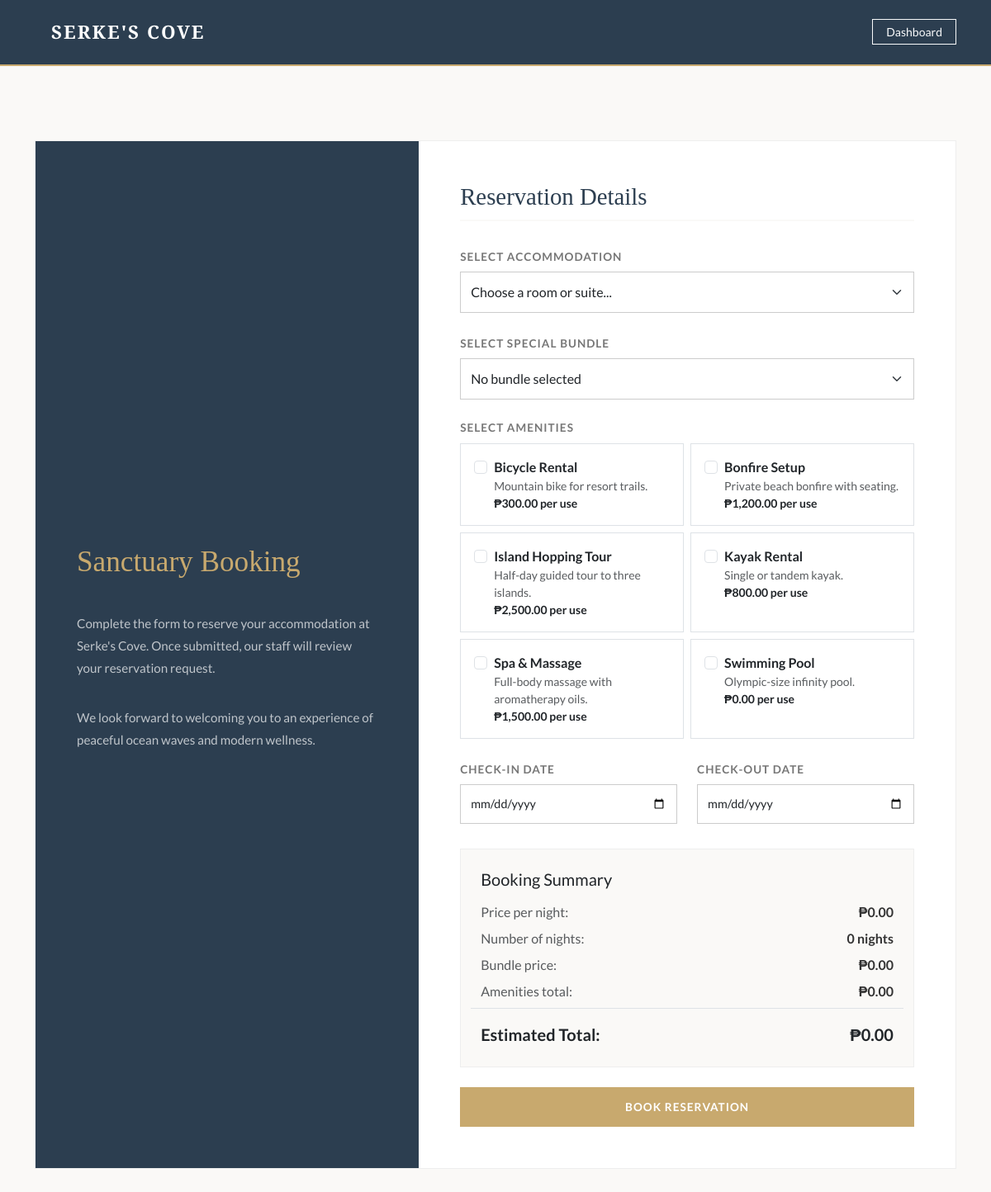
The page /Reservation.php (signed in) on the database its author committed.
### tables this page shows
CREATE TABLE IF NOT EXISTS tbl_amenities (
    amenity_id INT AUTO_INCREMENT PRIMARY KEY,
    amenity_name VARCHAR(100) NOT NULL,
    description TEXT,
    price_per_use DECIMAL(10,2) NOT NULL
);

### Reservation.php (the view, shortened to what this page needs)
<?php
require_once "dbconnACV.php";
$amenities_sql = "SELECT * FROM tbl_amenities ORDER BY amenity_name ASC";
$amenities_result = $conn->query($amenities_sql);
$amenities_data = array();
if ($amenities_result && $amenities_result->num_rows > 0) {
  while ($amenity = $amenities_result->fetch_assoc()) {
    $amenities_data[] = $amenity;
  }
}
?>
<!doctype html>
<html lang="en">
<head>
  <link href="https://cdn.jsdelivr.net/npm/bootstrap@5.3.3/dist/css/bootstrap.min.css" rel="stylesheet">
  <link rel="stylesheet" href="https://cdnjs.cloudflare.com/ajax/libs/bootstrap-icons/1.11.3/font/bootstrap-icons.min.css" />
  <link rel="stylesheet" href="reservation.css" />
</head>
<body>
<nav class="navbar navbar-expand-lg">
  <div class="container">
    <a class="navbar-brand" href="index.php">
      SERKE'S COVE
    </a>
    <div class="ms-auto">
      <a href="customerACV.php" class="btn btn-outline-light btn-sm rounded-0 uppercase px-3">Dashboard</a>
    </div>
  </div>
</nav>
<section class="main-section">
  <div class="container">
    <div class="billing-card">
      <div class="row g-0">
        <div class="col-lg-5">
          <div class="left-panel">
            <h1>Sanctuary Booking</h1>
            <p>
              Complete the form to reserve your accommodation at Serke's Cove. Once submitted, our staff will review your reservation request.
            </p>
            <p class="mt-3">
              We look forward to welcoming you to an experience of peaceful ocean waves and modern wellness.
            </p>
          </div>
        </div>
        <div class="col-lg-7">
          <div class="form-section">
            <h2 class="section-title">Reservation Details</h2>
            <form action="Reservation.php" method="post" id="bookingForm">
              <div class="mb-4" id="accommodationSection">
                <label class="form-label" for="accommodation_id">Select Accommodation</label>
                <select name="accommodation_id" id="accommodation_id" class="form-select" required>
                  <option value="">Choose a room or suite...</option>
                </select>
              </div>
              <div class="mb-4">
                <label class="form-label" for="package_id">Select Special Bundle</label>
                <select name="package_id" id="package_id" class="form-select">
                  <option value="0">No bundle selected</option>
                </select>
              </div>
              <div class="mb-4" id="amenitiesSection">
                <label class="form-label d-block">Select Amenities</label>
                <div class="row g-2">
                  <?php if (!empty($amenities_data)) { ?>
                    <?php foreach ($amenities_data as $amenity) { ?>
                      <div class="col-md-6">
                        <label class="d-flex align-items-start gap-2 border p-3 h-100" style="cursor:pointer;">
                          <input type="checkbox" class="form-check-input mt-1 amenity-check" name="amenity_ids[]" value="<?php echo $amenity['amenity_id']; ?>" data-price="<?php echo $amenity['price_per_use']; ?>">
                          <span>
                            <span class="d-block fw-bold text-dark"><?php echo htmlspecialchars($amenity['amenity_name']); ?></span>
                            <span class="d-block text-muted small"><?php echo htmlspecialchars($amenity['description']); ?></span>
                            <span class="d-block text-dark small fw-bold">₱<?php echo number_format($amenity['price_per_use'], 2); ?> per use</span>
                          </span>
                        </label>
                      </div>
                    <?php } ?>
                  <?php } else { ?>
                    <div class="col-12 text-muted small">No amenities available.</div>
                  <?php } ?>
                </div>
              </div>
              <div class="row mb-4">
                <div class="col-md-6">
                  <label class="form-label" for="check_in_date">Check-In Date</label>
                  <input type="date" name="check_in_date" id="check_in_date" class="form-control" min="<?php echo date('Y-m-d'); ?>" required>
                </div>
                <div class="col-md-6">
                  <label class="form-label" for="check_out_date">Check-Out Date</label>
                  <input type="date" name="check_out_date" id="check_out_date" class="form-control" min="<?php echo date('Y-m-d', strtotime('+1 day')); ?>" required>
                </div>
              </div>
              <div class="pricing-summary">
                <h5 class="font-serif text-dark mb-3">Booking Summary</h5>
                <div class="row mb-2">
                  <div class="col-6 text-muted">Price per night:</div>
                  <div class="col-6 text-end fw-bold" id="lbl_price_per_night">₱0.00</div>
                </div>
                <div class="row mb-2">
                  <div class="col-6 text-muted">Number of nights:</div>
                  <div class="col-6 text-end fw-bold" id="lbl_nights">0 nights</div>
                </div>
                <div class="row mb-2">
                  <div class="col-6 text-muted">Bundle price:</div>
                  <div class="col-6 text-end fw-bold" id="lbl_package_price">₱0.00</div>
                </div>
                <div class="row mb-2">
                  <div class="col-6 text-muted">Amenities total:</div>
                  <div class="col-6 text-end fw-bold" id="lbl_amenity_price">₱0.00</div>
                </div>
                <div class="row pt-3 border-top">
                  <div class="col-6 font-serif text-dark fw-bold fs-5">Estimated Total:</div>
                  <div class="col-6 text-end font-serif text-dark fw-bold fs-5" id="lbl_total_price">₱0.00</div>
                </div>
              </div>
              <div class="mt-4">
                <button type="submit" name="book_reservation" class="btn-submit">
                  Book Reservation
                </button>
              </div>
            </form>
          </div>
        </div>
      </div>
    </div>
  </div>
</section>
</body>
</html>

### reservation.css (style rules this page uses)
body { background-color: #f7f4ef; font-family: 'Lato', sans-serif; color: #333; }
.navbar { background-color: #2c3e50; position: fixed; top: 0; width: 100%; z-index: 1000; }
.navbar-brand { font-family: 'Playfair Display', serif; color: white; letter-spacing: 2px; font-size: 1.4rem; padding: 14px 20px; }
.main-section { padding-top: 120px; padding-bottom: 80px; }
.billing-card { background: white; border: none; overflow: hidden; box-shadow: 0 10px 35px rgba(0,0,0,0.08); }
.left-panel { background: #2c3e50; color: white; padding: 60px 40px; height: 100%; display: flex; flex-direction: column; justify-content: center; }
.left-panel h1 { font-family: 'Playfair Display', serif; font-size: 3rem; line-height: 1.2; color: #c8a96e; }
.left-panel p { color: rgba(255,255,255,0.7); margin-top: 20px; line-height: 1.8; }
.form-section { padding: 50px; }
.section-title { font-family: 'Playfair Display', serif; color: #2c3e50; margin-bottom: 30px; font-size: 2rem; }
.form-label { font-size: 0.8rem; text-transform: uppercase; letter-spacing: 1px; color: #777; margin-bottom: 8px; }
.form-control { border-radius: 0; border: 1px solid #ddd; padding: 14px; font-size: 0.9rem; box-shadow: none !important; }
.btn-submit { width: 100%; background: #c8a96e; border: none; color: white; padding: 15px; text-transform: uppercase; letter-spacing: 1px; font-size: 0.85rem; transition: 0.3s; }

### Reservation.php (style rules this page uses)
body { background-color: #faf9f7; font-family: 'Lato', sans-serif; color: #333333; }
.navbar { background-color: #2c3e50; border-bottom: 2px solid #c8a96e; }
.navbar-brand { letter-spacing: 2px; font-family: 'Playfair Display', serif; font-weight: 700; color: #ffffff !important; }
.billing-card { border: 1px solid #eeeeee; background-color: #ffffff; border-radius: 0px; box-shadow: none; margin-top: 50px; margin-bottom: 50px; }
.left-panel { background-color: #2c3e50; color: #ffffff; padding: 50px; height: 100%; display: flex; flex-direction: column; justify-content: center; }
.left-panel h1 { font-family: 'Playfair Display', serif; font-size: 2.2rem; color: #c8a96e; margin-bottom: 20px; }
.left-panel p { color: rgba(255, 255, 255, 0.7); line-height: 1.8; font-size: 0.95rem; }
.form-section { padding: 50px; }
.section-title { font-family: 'Playfair Display', serif; color: #2c3e50; margin-bottom: 30px; font-size: 1.8rem; border-bottom: 2px solid #faf9f7; padding-bottom: 10px; }
.form-label { font-weight: 700; font-size: 0.85rem; text-transform: uppercase; letter-spacing: 1px; color: #777777; }
.form-control, .form-select { border-radius: 0px; border: 1px solid #cccccc; padding: 12px; }
.btn-submit { background-color: #c8a96e; color: #ffffff; font-weight: 700; letter-spacing: 1px; text-transform: uppercase; padding: 14px 30px; border: none; border-radius: 0px; width: 100%; transition: background-color 0.2s ease; }
.pricing-summary { background-color: #faf9f7; border: 1px solid #eeeeee; padding: 24px; margin-top: 30px; }

### rows shown on the page
tbl_amenities: amenity_name "Bicycle Rental", description "Mountain bike for resort trails.", price_per_use "300.00"
tbl_amenities: amenity_name "Bonfire Setup", description "Private beach bonfire with seating.", price_per_use "1,200.00"
tbl_amenities: amenity_name "Island Hopping Tour", description "Half-day guided tour to three islands.", price_per_use "2,500.00"
tbl_amenities: amenity_name "Kayak Rental", description "Single or tandem kayak.", price_per_use "800.00"
tbl_amenities: amenity_name "Spa & Massage", description "Full-body massage with aromatherapy oils.", price_per_use "1,500.00"
tbl_amenities: amenity_name "Swimming Pool", description "Olympic-size infinity pool.", price_per_use "0.00"
